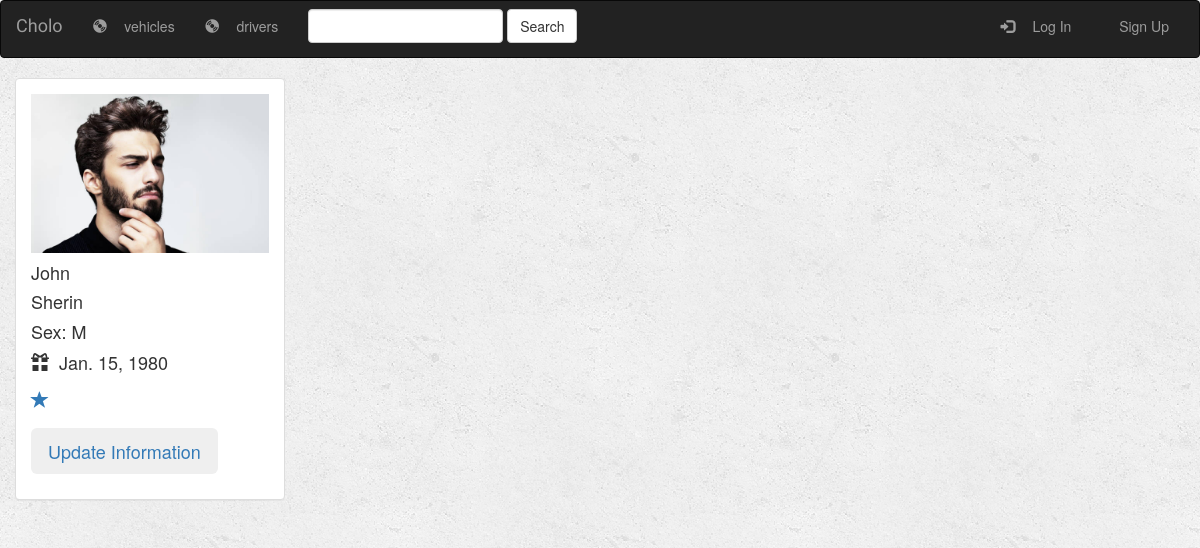
The app's page /uber/all_driver/1/ with its own data.
### uber/models.py (models this page shows, shortened)
class Driver(models.Model):
    ssn = models.AutoField(primary_key = True)
    first_name = models.CharField(max_length=200,default="")
    last_name = models.CharField(max_length=250,default="")
    sex = models.CharField(max_length=50,default="")
    birth_day = models.DateField(null=True, auto_now=False, auto_now_add=False, default='')
    vehicle_id = models.ManyToManyField(Vehicle)
    is_favourite= models.BooleanField(default= False)
    driver_image= models.FileField()
    def __str__(self):
        return self.first_name + self.last_name +" - "+ self.sex

### uber/views.py (the view, shortened to what this page needs)
# urls.py: path('all_driver/<pk>/', views.driver_detail, name='all_driver'),
def driver_detail(request,pk):
    driver = Driver.objects.get(pk=pk)
    return render(request, 'uber/all_driver.html', {'driver':driver})

### uber/templates/uber/all_driver.html (shortened to what this page needs)
{% extends 'uber/base.html' %}
{% block body %}
<div class="container-fluid drivers-container">
    <div class="row">
        <div class="col-sm-4 col-md-3">
            <div class="panel panel-default">
                <div class="panel-body">
                    <a href="">
                        {% if driver.driver_image %}
                            <img src="{{ driver.driver_image.url }}" class="img-responsive">
                        {% else %}
                            <h3>No image to display</h3>
                        {% endif %}
                    </a>
                    <h4>{{ driver.first_name }}</h4>
                    <h4>{{ driver.last_name}} </h4>
                    <h4>Sex: {{ driver.sex}}</h4>
                    <h4><i class="glyphicon glyphicon-gift"></i>{{ driver.birth_day}}</h4>
                     <h4>
                    <a href="{% url 'uber:favourite' driver.ssn %}" class="btn-favorite">
                    <span class="glyphicon glyphicon-star {% if driver.is_favorite %}active{% endif %}"></span></a>
                    </h4>
                    <h4>
                    <button type="button" class="btn btn-secondary btn-lg">
                    <a href="{% url 'uber:update_driver' driver.ssn %}">Update Information</a></button>
                    </h4>
                </div>
            </div>
        </div>
    </div>
</div>
{% endblock %}

### uber/static/uber/style.css (style rules this page uses)
body { background: white url("images/background.png"); }
.glyphicon { margin-bottom: 10px; margin-right: 10px; }

### records on screen
Driver: driver_image (picture), first_name "John", last_name "Sherin", sex "M", birth_day "Jan. 15, 1980"
